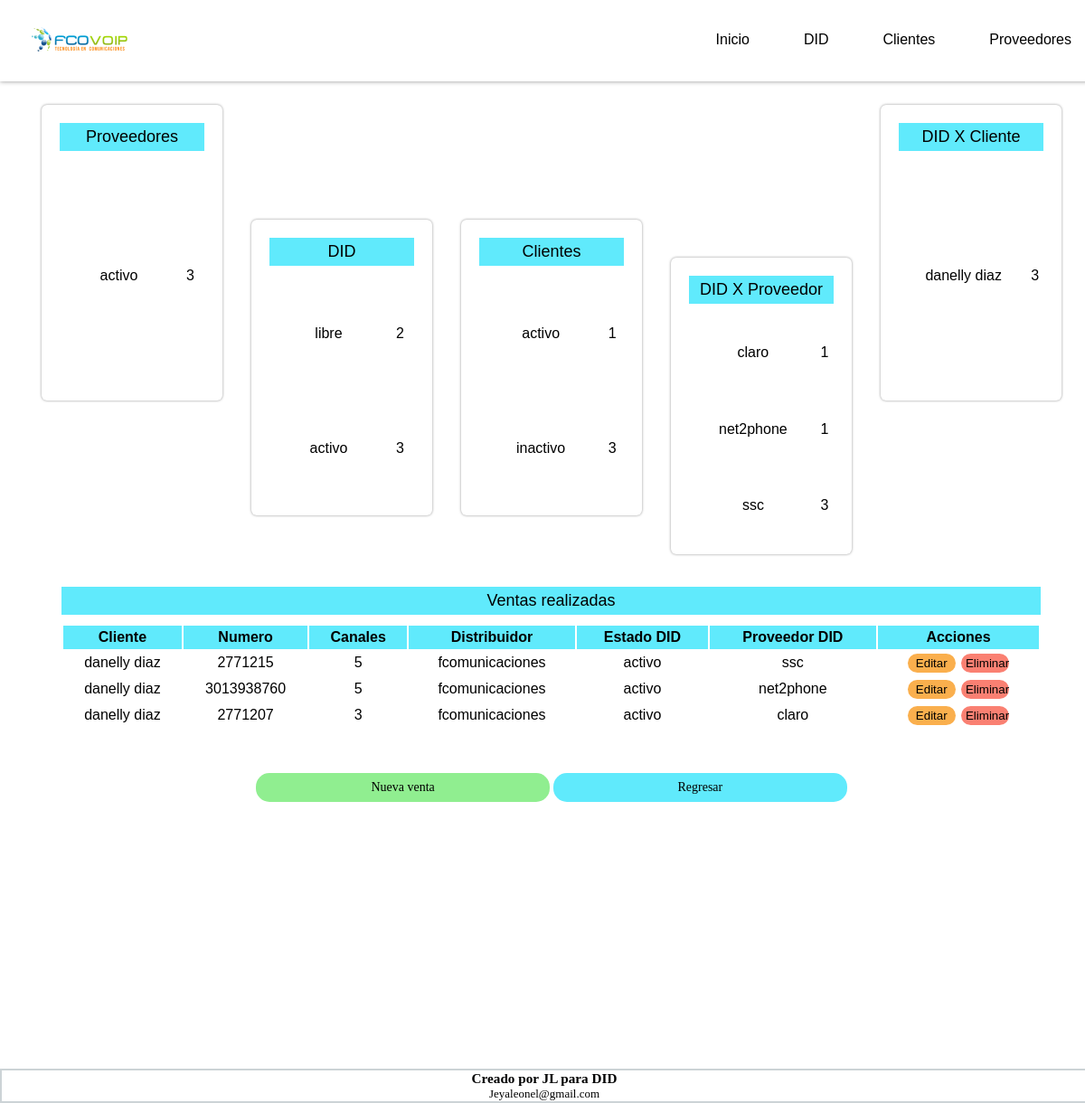
The page /vistas/index.php on the database its author committed.
### tables this page shows
CREATE TABLE `did_cliente` (
  `id_did_cliente` int(10) UNSIGNED NOT NULL,
  `id_cliente` int(10) UNSIGNED NOT NULL,
  `id_did` int(10) UNSIGNED NOT NULL,
  `maxcall` int(11) NOT NULL,
  `ip_conexion_cliente` varchar(80) DEFAULT NULL,
  `fecha_creacion` timestamp NOT NULL DEFAULT CURRENT_TIMESTAMP,
  `fecha_modificacion` timestamp NOT NULL DEFAULT '0000-00-00 00:00:00' ON UPDATE CURRENT_TIMESTAMP
);

CREATE TABLE `cliente` (
  `id_cliente` int(10) UNSIGNED NOT NULL,
  `nombre` varchar(100) NOT NULL,
  `telefono` varchar(14) DEFAULT NULL,
  `distribuidor` enum('fcomunicaciones','comuniquemonos','otro') NOT NULL,
  `email` varchar(100) DEFAULT NULL,
  `estado` enum('activo','suspendido','inactivo') NOT NULL,
  `fecha_creacion` timestamp NOT NULL DEFAULT CURRENT_TIMESTAMP,
  `fecha_modificacion` timestamp NOT NULL DEFAULT '0000-00-00 00:00:00' ON UPDATE CURRENT_TIMESTAMP
);

CREATE TABLE `no_did` (
  `id_did` int(10) UNSIGNED NOT NULL,
  `numero` varchar(14) NOT NULL,
  `estado` enum('activo','libre','suspendido') NOT NULL,
  `id_proveedor` int(10) UNSIGNED NOT NULL,
  `fecha_creacion` timestamp NOT NULL DEFAULT CURRENT_TIMESTAMP,
  `fecha_modificacion` timestamp NOT NULL DEFAULT '0000-00-00 00:00:00' ON UPDATE CURRENT_TIMESTAMP
);

CREATE TABLE `proveedor` (
  `id_proveedor` int(10) UNSIGNED NOT NULL,
  `nombre` varchar(100) DEFAULT NULL,
  `canales` int(11) NOT NULL,
  `ubicacion` varchar(80) NOT NULL,
  `datos_configuracion` text NOT NULL,
  `estado` enum('activo','inactivo') DEFAULT 'activo',
  `fecha_creacion` timestamp NOT NULL DEFAULT CURRENT_TIMESTAMP,
  `fecha_modificacion` timestamp NOT NULL DEFAULT '0000-00-00 00:00:00' ON UPDATE CURRENT_TIMESTAMP
);

### acciones/consultaGeneral.php (the view, shortened to what this page needs)
<?php
include "conexion.php";
echo '<div><table><caption>Ventas realizadas</caption><tr><th>Cliente</th><th>Numero</th><th>Canales</th><th>Distribuidor</th><th>Estado DID</th><th>Proveedor DID</th><th>Acciones</th></tr>';
$estadoVenta="select t1.id_did_cliente, t1.maxcall, t2.nombre, t2.distribuidor, t3.numero, t3.estado, t4.nombre from did_cliente as t1 inner join cliente as t2 on t1.id_cliente=t2.id_cliente inner join no_did as t3 on t1.id_did=t3.id_did inner join proveedor as t4 on t3.id_proveedor=t4.id_proveedor order by t2.nombre asc";
$venta=$mysqli->query($estadoVenta);
while ($row = $venta->fetch_row()){
    $id_did_cliente=$row[0];
    $maxcall=$row[1];
    $cliente=$row[2];
    $distribuidor=$row[3];
    $numero=$row[4];
    $estado=$row[5];
    $proveedor=$row[6];
    if(empty($id_did_cliente)){
    }else{
        echo "<tr><td>$cliente</td><td>$numero</td><td>$maxcall</td><td>$distribuidor</td><td>$estado</td><td>$proveedor</td>";
        echo "<td><a href='../form/update_did_venta_form.php?id_did_cliente=$id_did_cliente'><button class='button_editar' type='button' >Editar</button></a>";
        echo "<a href='../acciones/delete_did_venta.php?id_did_cliente=$id_did_cliente'><button class='button_eliminar' type='button' >Eliminar</button></a></td></tr>";
    }
}
echo "</table></br>";
echo <<<EOT
            <form name="nueva_venta" action="../form/did_cliente_form.php">
            <button class='button_crear' id="nueva_venta" type="submit" >Nueva venta</button>
            <input class='button_regresar' type="button" onclick="history.back()" name="volver atrás" value="Regresar" >
        </form>
        </br>
    </div>
EOT;
?>

### vistas/index.php
<!DOCTYPE html>
<html>
<head>
    <?php
    include ("head.php");
    ?>
</head>
<body>
    <?php
    include ("menu.php");
    ?>
    <main>
        <section  class="resumen">
            <?php
            include ("./../acciones/consultaResumen.php");
            ?>
        </section>
        <section class="general">
            <?php
            include ("./../acciones/consultaGeneral.php");
            ?>
        </section>
    </main>
    <?php
    include ("footer.php");
    ?>
</body>
</html>

### vistas/head.php (shortened to what this page needs)
<link href="../css/estiloNuevo.css" rel="stylesheet" type="text/css"/>
<link rel="stylesheet" href="https://cdnjs.cloudflare.com/ajax/libs/font-awesome/4.7.0/css/font-awesome.min.css">

### vistas/menu.php (shortened to what this page needs)
<header class="topnav" id="myTopnav">
     <nav>
          <img src="../images/logo.png" class="logo">
          <a href="../vistas/vistaProveedor.php">Proveedores</a>
          <a href="../vistas/vistaCliente.php">Clientes</a>
          <a href="../vistas/vistaDid.php">DID</a>
          <a href="../vistas/index.php">Inicio</a>
     </nav>
</header>

### acciones/consultaResumen.php (shortened to what this page needs)
<?php
include "conexion.php";
echo '<div><table><caption>Proveedores</caption>';
$estadoProveedor="select estado, count(*) estado from proveedor where estado='activo' union select estado, count(*) estado from proveedor where estado='inactivo'";
$proveedor=$mysqli->query($estadoProveedor);
while ($row = $proveedor->fetch_row()){
    $estado=$row['0'];
    $cantidad=$row['1'];
    if(empty($estado)){
    }else{
        echo "<tr><td>$estado</td><td>$cantidad</td></tr>";
    }
}
echo "</table></div>";
echo '<div><table><caption>DID</caption>';
$estadodid="select estado, count(*) estado from no_did where estado='libre' union  select estado, count(*) estado from no_did where estado='activo' union  select estado, count(*) estado from no_did where estado='suspendido'";
$did=$mysqli->query($estadodid);
while ($row = $did->fetch_row()){
    $estado=$row['0'];
    $cantidad=$row['1'];
    if(empty($estado)){
    }else{
        echo "<tr><td>$estado</td><td>$cantidad</td></tr>";
    }
}
echo "</table></div>";
echo '<div><table><caption>Clientes</caption>';
$estadoCliente="select estado, count(*) estado from cliente where estado='activo' union select estado, count(*) estado from cliente where estado='suspendido' union  select estado, count(*) estado from cliente where estado='inactivo'";
$cliente=$mysqli->query($estadoCliente);
while ($row = $cliente->fetch_row()){
    $estado=$row['0'];
    $cantidad=$row['1'];
    if(empty($estado)){
    }else{
        echo "<tr><td>$estado</td><td>$cantidad</td></tr>";
    }
}
echo "</table></div>";
echo '<div><table><caption>DID X Proveedor</caption>';
$estadoDid="select proveedor.nombre, count(no_did.numero) from proveedor as proveedor, no_did as no_did where no_did.id_proveedor=proveedor.id_proveedor group by proveedor.nombre";
$did=$mysqli->query($estadoDid);
while ($row = $did->fetch_row()){
    $estado=$row['0'];
    $cantidad=$row['1'];
    if(empty($estado)){
    }else{
        echo "<tr><td>$estado</td><td>$cantidad</td></tr>";
    }
}
echo "</table></div>";
echo '<div><table><caption>DID X Cliente</caption>';
$estadoDidC="select cliente.nombre, count(did_cliente.id_cliente) from cliente as cliente, did_cliente as did_cliente where did_cliente.id_cliente=cliente.id_cliente group by cliente.nombre";
$didC=$mysqli->query($estadoDidC);
while ($row = $didC->fetch_row()){
    $estado=$row['0'];
    $cantidad=$row['1'];
    if(empty($estado)){
    }else{
        echo "<tr><td>$estado</td><td>$cantidad</td></tr>";
    }
}
echo "</table></div>";
?>

### vistas/footer.php (shortened to what this page needs)
<footer>
   <p> <h3>Creado por JL para DID</h3> </p>
    <p>Jeyaleonel@gmail.com</p>
</footer>

### css/estiloNuevo.css (style rules this page uses)
* { padding: 0; margin: 0; }
header { background-color: #ffffff; width: 100%; left: 0; top: 0; position: fixed; z-index: 901; font: 16px normal Tahoma, helvetica; }
.topnav { position: relative; padding: 5px 5px 5px 15px; box-shadow: 0px 0px 5px #909090; }
.topnav a { float: right; display: block; padding: 30px; color: #000000; text-align: center; text-decoration: none; }
img { padding: 20px; }
main { position:absolute; float: center; text-align: center; height: 100%; width: 100%; padding: 5px; margin: 5px; background-color: rgba(1, 38, 53, 0); display: block; text-align: center; }
section { display: inline-block; position: relative; }
.resumen { display: inline; position: relative; text-align: center; margin: 0 auto; float: center; height: 40%; }
.general { display: block; position: relative; text-align: center; border-radius: 5px; margin: 0 auto; }
.general div { padding-top: 10px; border-radius: 5px; float: center; background-color:white; width: 92%; margin-left: auto; margin-right: auto; }
.resumen div { background-color: white; height: 26%; width: 15%; padding-left: 10px; padding-right: 10px; padding-top: 10px; display: inline-flex; border-radius: 6px; margin:16px; box-shadow: 0px 0px 3px #909090; }
caption { border: 2px black solid; font: 18px normal Tahoma, helvetica; background-color: #60eafc; padding: 5px; border: 0px solid; margin: 5px; }
.resumen div table { align-items: center; flex-direction: row; flex-basis: auto; justify-content: space-around; }
.resumen div caption { align-items: center; flex-direction: row; flex-basis: auto; justify-content: space-around; }
table { font: 16px bold Tahoma, helvetica; overflow: scroll; text-align: center; padding: 5px; margin: 5px; background-color: white; border-bottom-left-radius: 5px; border-bottom-right-radius: 5px; width: 99%; }
th { padding: 4px; background-color: #60eafc; text-align: center; }
td { margin: 5px; text-align: center; }
.button_editar { background-color: rgb(250, 175, 77); padding: 3px 5px 3px 5px; border-radius:15px; border: 0px solid; width: 30%; margin: 3px; }
.button_eliminar { background-color: salmon; padding: 3px 5px 3px 5px; border-radius:15px; border: 0px solid; width: 30%; margin: 3px; }
.button_crear { background-color: lightgreen; padding: 8px; border-radius:15px; font: 14px normal helvetica,Tahoma; position: relative; border: 0px solid; width: 30%; }
.button_regresar { background-color: #60eafc; padding: 8px; border-radius:15px; font: 14px normal helvetica,Tahoma; position: relative; border: 0px solid; width: 30%; }
form { font: 14px normal helvetica,Tahoma; background-color: white; margin-top: 10px; padding: 10px; }
footer { position: fixed; left: 0; bottom: 0; text-align: center; width: 100%; background-color: #ffffff; font-size: small; border: 2px solid rgba(1, 38, 53, 0.2) }

### rows shown on the page
did_cliente: id_cliente.nombre "danelly diaz", id_did.numero "2771215", maxcall "5", id_cliente.distribuidor "fcomunicaciones", id_did.estado "activo", proveedor.nombre "ssc"
did_cliente: id_cliente.nombre "danelly diaz", id_did.numero "3013938760", maxcall "5", id_cliente.distribuidor "fcomunicaciones", id_did.estado "activo", proveedor.nombre "net2phone"
did_cliente: id_cliente.nombre "danelly diaz", id_did.numero "2771207", maxcall "3", id_cliente.distribuidor "fcomunicaciones", id_did.estado "activo", proveedor.nombre "claro"

### other values the page prints
$estado "activo"
$cantidad "3"
$estado "libre"
$cantidad "2"
$cantidad "1"
$estado "inactivo"
$estado "claro"
$estado "net2phone"
$estado "ssc"
$estado "danelly diaz"
